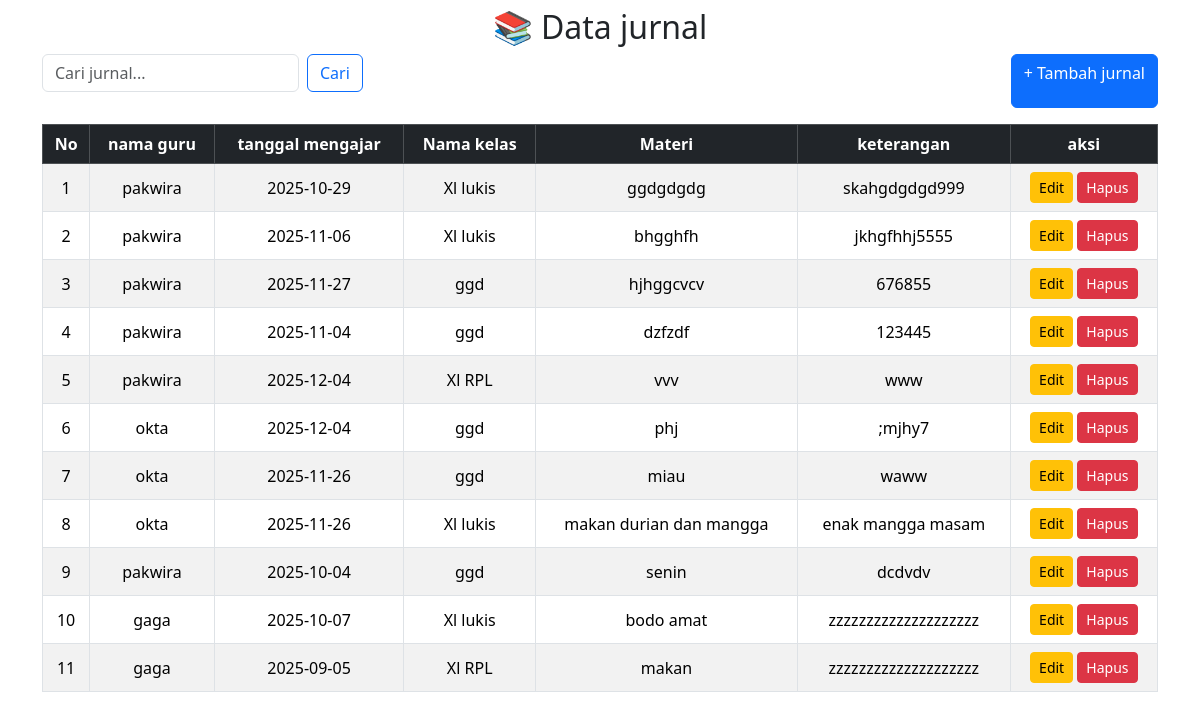
The page /jurnal.php on the database its author committed.
### tables this page shows
CREATE TABLE `jurnal` (
  `id_jurnal` int NOT NULL,
  `id_guru` int DEFAULT NULL,
  `tgl_mengajar` date NOT NULL,
  `id_kelas` int NOT NULL,
  `materi` varchar(100) NOT NULL,
  `ket` varchar(100) NOT NULL
);

CREATE TABLE `guru` (
  `id_guru` int NOT NULL,
  `nama_guru` varchar(100) NOT NULL,
  `tgl_lahir` date NOT NULL,
  `alamat` text NOT NULL,
  `telp` varchar(15) NOT NULL,
  `username` varchar(20) NOT NULL,
  `password` varchar(35) NOT NULL
);

CREATE TABLE `kelas` (
  `id_kelas` int NOT NULL,
  `nama_kelas` varchar(12) NOT NULL,
  `id_guru` int NOT NULL,
  `id_jurusan` int NOT NULL
);

### jurnal.php (the view, shortened to what this page needs)
<?php
include "../koneksi.php";
$cari = "";
if (isset($_GET['cari']) && $_GET['cari'] != "") {
    $cari = $_GET['cari'];
        $result = mysqli_query($koneksi, "SELECT * FROM jurnal, guru,kelas
                                      WHERE jurnal.id_guru = guru.id_guru
                                      AND jurnal.id_kelas = kelas.id_kelas
                                      and nama_guru LIKE '%$cari%'
                                      ORDER BY id_jurnal DESC");
} else {
     $result = mysqli_query($koneksi, "SELECT * FROM jurnal,guru,kelas
     WHERE jurnal.id_guru = guru.id_guru
     AND jurnal.id_kelas = kelas.id_kelas
     ORDER BY id_jurnal DESC");
}
?>
<link href="https://cdn.jsdelivr.net/npm/bootstrap@5.3.3/dist/css/bootstrap.min.css" rel="stylesheet">
<div class="container mt-2">
    <h2 class="mb-2 text-center">📚 Data jurnal</h2>
    <div class="d-flex justify-content-between mb-3">
        <form class="d-flex" method="get" action="">
            <input class="form-control me-2" type="search" name="cari" placeholder="Cari jurnal..." value="<?= htmlspecialchars($cari) ?>">
            <button class="btn btn-outline-primary" type="submit">Cari</button>
        </form>
        <a href="jurnal_tambah.php" class="btn btn-primary">+ Tambah jurnal</a>
    </div>
    <div class="table-responsive">
        <table class="table table-bordered table-striped table-hover align-middle text-center">
            <thead class="table-dark">
                <tr>
                    <th>No </th>
                    <th>nama guru</th>
                    <th>tanggal mengajar</th>
                    <th>Nama kelas</th>
                    <th>Materi</th>
                    <th>keterangan</th>
                    <th>aksi</th>
                </tr>
            </thead>
            <tbody>
            <?php
            $no = 1;
            if (mysqli_num_rows($result) > 0) {
                while ($row = mysqli_fetch_assoc($result)) { ?>
                    <tr>
                        <td><?= $no++ ?></td>
                        <td><?= $row['nama_guru'] ?></td>
                        <td><?= $row['tgl_mengajar'] ?></td>
                        <td><?= $row['nama_kelas'] ?></td>
                        <td><?= $row['materi'] ?></td>
                        <td><?= $row['ket'] ?></td>
                        <td>
                            <a href="jurnal_edit.php?id=<?= $row['id_jurnal'] ?>" class="btn btn-sm btn-warning">Edit</a>
                            <a href="jurnal_hapus.php?id=<?= $row['id_jurnal'] ?>"
                               class="btn btn-sm btn-danger"
                               onclick="return confirm('Yakin ingin menghapus data jurnal ini?')">Hapus</a>
                        </td>
                    </tr>
            <?php }
            } else { ?>
                <tr>
                    <td colspan="9" class="text-center text-muted">⚠️ Data tidak ditemukan</td>
                </tr>
            <?php } ?>
            </tbody>
        </table>
    </div>
</div>

### rows shown on the page
jurnal: id_guru.nama_guru "pakwira", tgl_mengajar "2025-10-29", id_kelas.nama_kelas "Xl lukis", materi "ggdgdgdg", ket "skahgdgdgd999"
jurnal: id_guru.nama_guru "pakwira", tgl_mengajar "2025-11-06", id_kelas.nama_kelas "Xl lukis", materi "bhgghfh", ket "jkhgfhhj5555"
jurnal: id_guru.nama_guru "pakwira", tgl_mengajar "2025-11-27", id_kelas.nama_kelas "ggd", materi "hjhggcvcv", ket "676855"
jurnal: id_guru.nama_guru "pakwira", tgl_mengajar "2025-11-04", id_kelas.nama_kelas "ggd", materi "dzfzdf", ket "123445"
jurnal: id_guru.nama_guru "pakwira", tgl_mengajar "2025-12-04", id_kelas.nama_kelas "Xl RPL", materi "vvv", ket "www"
jurnal: id_guru.nama_guru "okta", tgl_mengajar "2025-12-04", id_kelas.nama_kelas "ggd", materi "phj", ket ";mjhy7"
jurnal: id_guru.nama_guru "okta", tgl_mengajar "2025-11-26", id_kelas.nama_kelas "ggd", materi "miau", ket "waww"
jurnal: id_guru.nama_guru "okta", tgl_mengajar "2025-11-26", id_kelas.nama_kelas "Xl lukis", materi "makan durian dan mangga", ket "enak mangga masam"
jurnal: id_guru.nama_guru "pakwira", tgl_mengajar "2025-10-04", id_kelas.nama_kelas "ggd", materi "senin", ket "dcdvdv"
jurnal: id_guru.nama_guru "gaga", tgl_mengajar "2025-10-07", id_kelas.nama_kelas "Xl lukis", materi "bodo amat", ket "zzzzzzzzzzzzzzzzzzzz"
jurnal: id_guru.nama_guru "gaga", tgl_mengajar "2025-09-05", id_kelas.nama_kelas "Xl RPL", materi "makan", ket "zzzzzzzzzzzzzzzzzzzz"
